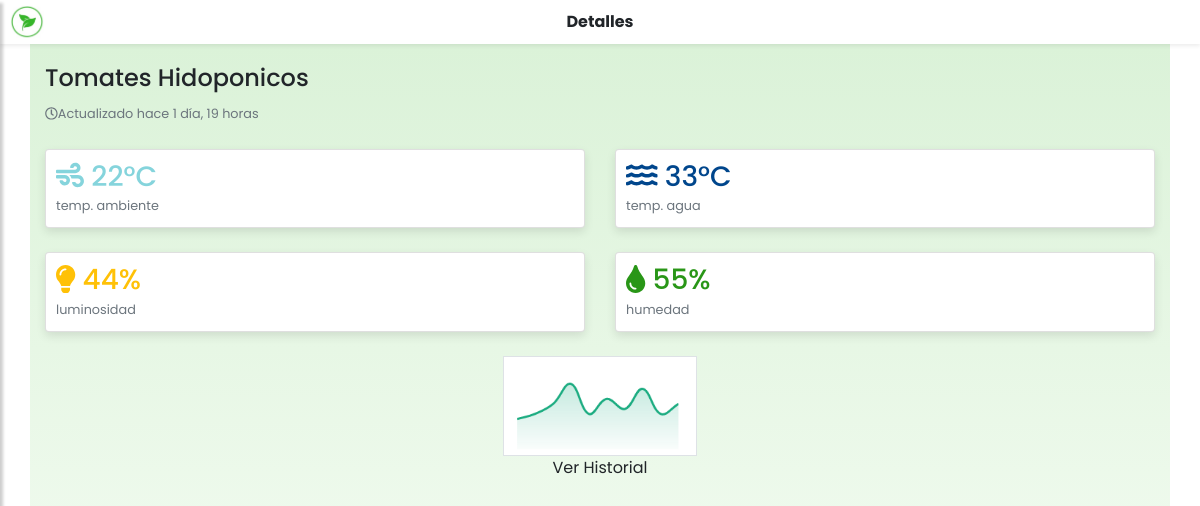
The app's page /farm/3/ (signed in), older data.
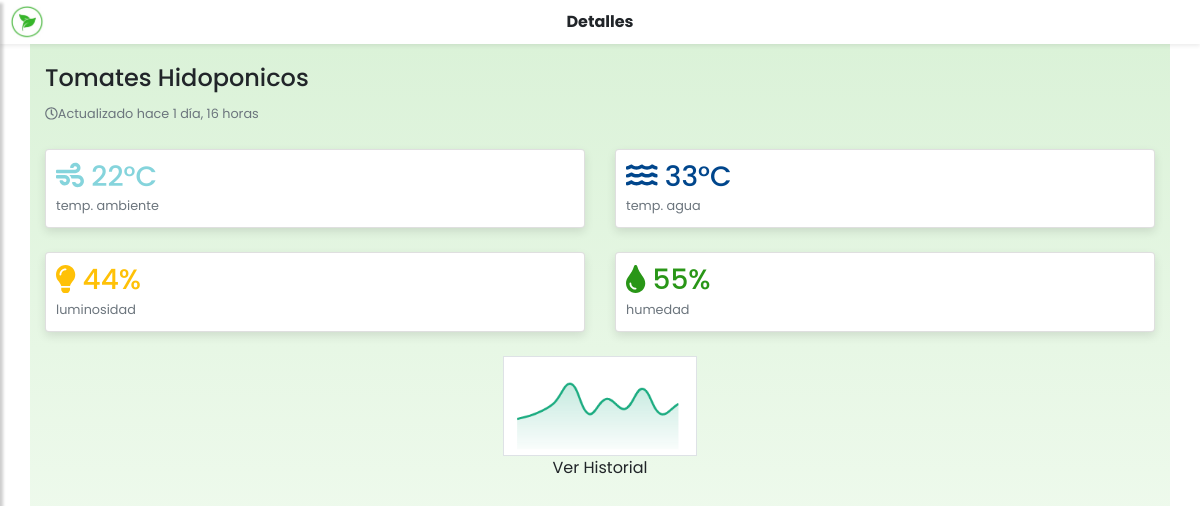
The same page, newer data.
### app_backend/models.py (models this page shows, shortened)
class Farm(models.Model):
    uuid = models.CharField(max_length=10, unique=True)
    owner = models.ForeignKey(User, on_delete=models.CASCADE)
    seed = models.ForeignKey(Seed, null=True, on_delete=models.PROTECT)
    sensor_temp_air = models.PositiveIntegerField(default=0)
    sensor_temp_water = models.PositiveIntegerField(default=0)
    sensor_light = models.PositiveIntegerField(default=0)
    sensor_wetness = models.PositiveIntegerField(default=0)
    last_date = models.DateTimeField(auto_now=True)

class Seed(models.Model):
    name = models.CharField(max_length=100)
    image = models.CharField(max_length=200)

### app_frontend/views.py (the view)
# urls.py: path('farm/<pk>/', login_required(FarmDetailView.as_view())),
class FarmDetailView(DetailView):
    queryset = Farm.objects.all()
    context_object_name = 'farm'
    template_name = 'farm/farm_detail.html'
    def get_queryset(self):
        return self.queryset.filter(id=self.kwargs.get('pk'))

### app_frontend/templates/farm/farm_detail.html (shortened to what this page needs)
{% extends 'template_base.html' %}
{% load static %}
{% load humanize %}
{% block menu %}
    <nav class="navbar shadow-sm">
        <a class="navbar-brand" id="sidebarCollapse" href="#">
            <img src="{% static 'img/logo.png' %}" width="34" height="34" alt="menu">
        </a>
        <ul class="nav navbar-nav abs-center-x">
            <li class="nav-item">
                <a class="nav-link" href="/farm">
                    <strong>Detalles</strong>
                </a>
            </li>
        </ul>
    </nav>
{% endblock %}
{% block content %}
    <div class="container bg-green">
        <div class="row mb-2">
            <div class="col">
                <h4 class="">{{ farm.seed.name }}</h4>
                <p class="text-muted">
                    <small><i class="far fa-clock"></i>Actualizado hace {{ farm.last_date|timesince }}</small>
                </p>
            </div>
        </div>
        <div class="row mb-4">
            <div class="col-6">
                <div class="card card-sensor">
                    <div class="card-body sensor-air">
                        <h3>
                            <i class="fas fa-wind"></i> {{ farm.sensor_temp_air }}°C
                        </h3>
                        <p class="text-muted" style="margin-bottom: 0">
                            <small>temp. ambiente</small>
                        </p>
                    </div>
                </div>
            </div>
            <div class="col-6">
                <div class="card card-sensor">
                    <div class="card-body sensor-water">
                        <h3>
                            <i class="fas fa-water"></i> {{ farm.sensor_temp_water }}°C
                        </h3>
                        <p class="text-muted" style="margin-bottom: 0">
                            <small>temp. agua</small>
                        </p>
                    </div>
                </div>
            </div>
        </div>
        <div class="row mb-4">
            <div class="col">
                <div class="card card-sensor">
                    <div class="card-body sensor-light">
                        <h3>
                            <i class="fas fa-lightbulb"></i> {{ farm.sensor_light }}%
                        </h3>
                        <p class="text-muted" style="margin-bottom: 0">
                            <small>luminosidad</small>
                        </p>
                    </div>
                </div>
            </div>
            <div class="col">
                <div class="card card-sensor">
                    <div class="card-body sensor-wetness">
                        <h3>
                            <i class="fas fa-tint"></i> {{ farm.sensor_wetness }}%
                        </h3>
                        <p class="text-muted" style="margin-bottom: 0">
                            <small>humedad</small>
                        </p>
                    </div>
                </div>
            </div>
        </div>
        <div class="row">
            <div class="col">
                <a href="/farm/{{ farm.id }}/history">
                    <img class="mx-auto d-block border" height="100" src="{% static 'img/chart.png' %}" alt="history">
                    <p class="text-center">Ver Historial</p>
                </a>
            </div>
        </div>
    </div>
{% endblock %}

### app_frontend/templates/template_base.html (shortened to what this page needs)
{% load static %}
<!doctype html>
<html lang="es-CL">
  <head>
      <link rel="stylesheet" href="https://stackpath.bootstrapcdn.com/bootstrap/4.1.3/css/bootstrap.min.css">
      <link rel="stylesheet" href="{% static 'css/app.css' %}">
<link rel="stylesheet" href="https://cdnjs.cloudflare.com/ajax/libs/malihu-custom-scrollbar-plugin/3.1.5/jquery.mCustomScrollbar.min.css">
    <link rel="stylesheet" href="//cdn.jsdelivr.net/chartist.js/latest/chartist.min.css">
  </head>
  <body>
      {% block menu %}
       {% endblock menu %}
       {% block content %}{% endblock content %}
  </body>
</html>

### static/css/app.css (style rules this page uses)
.bg-green { background: rgba(54, 183, 39, 0.1803921568627451); background: -moz-linear-gradient(top, rgba(255,255,255,1) 0%, rgba(105,194,95,1) 0%, rgba(251,255,250,1) 100%); background: -webkit-gradient(left top, left bottom, color-stop(0%, rgba(255,255,255,1)), color-stop(0%, rgba(105,194,95,1)), color-stop(100%, rgba(251,255,250,1))); background: -webkit-linear-gradient(top, rgba(255,255,255,1) 0%, rgba(54, 183, 39, 0.1803921568627451) 0%, rgba(251,255,250,1) 100%); background: -o-linear-gradient(top, rgba(255,255,255,1) 0%, rgba(105,194,95,1) 0%, rgba(251,255,250,1) 100%); background: -ms-linear-gradient(top, rgba(255,255,255,1) 0%, rgba(105,194,95,1) 0%, rgba(251,255,250,1) 100%); background: linear-gradient(to bottom, rgba(255,255,255,1) 0%, rgba(54, 183, 39, 0.1803921568627451) 0%, rgba(251,255,250,1) 100%); filter: progid:DXImageTransform.Microsoft.gradient( startColorstr='#ffffff', endColorstr='#fbfffa', GradientType=0 ); }
html, body { height: 100%; }
.container { min-height: 100%; overflow: hidden; }
body { font-family: 'Poppins', sans-serif; }
.container { padding-top: 20px; }
.abs-center-x { position: absolute; left: 50%; transform: translateX(-50%); }
a, a:hover, a:focus { color: inherit; text-decoration: none; transition: all 0.3s; }
.navbar { border: none; border-radius: 0; padding: 0 10px 0 10px }
.box-farm .card, .box-history .card, .card { box-shadow: 0 4px 10px rgba(0,0,0,.1) }
.card-body { padding: 12px; }
.card-sensor .card-body { padding: 10px!important; }
.card-sensor .card-body h3 { margin-bottom: 0; }
.border { border: 1px solid rgba(0,0,0,.125); }
.sensor-air { color: #85d4dc }
.sensor-water { color: #00468C; }
.sensor-light { color:#ffc107; }
.sensor-wetness { color: #299617; }

Row changes from the older to the newer data that the page shows:
changed Farm "Tomates Hidoponicos": last_date "1 día, 19 horas" → "1 día, 16 horas"
